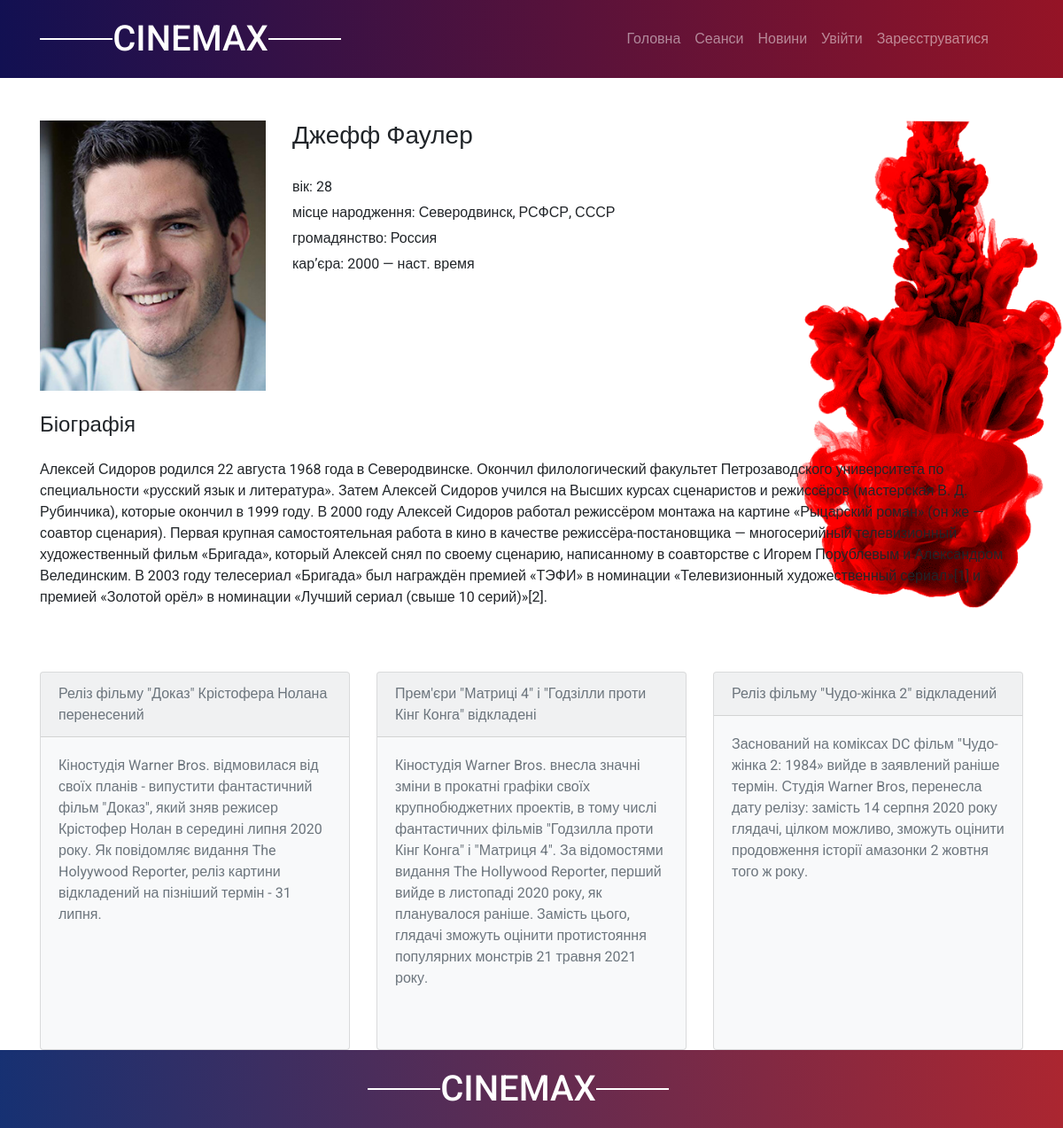
Page /actor/12/ on the committed database.
### app/models.py (models this page shows, shortened)
class TimeStampMixin(models.Model):
    created_at = models.DateTimeField(auto_now_add=True, null=True)
    updated_at = models.DateTimeField(auto_now=True, null=True)
    class Meta:
        abstract = True

class Actor(TimeStampMixin, models.Model ): # актеры и режисеры
    name = models.CharField(max_length = 150)
    age = models.PositiveSmallIntegerField("Возраст")
    birthplace = models.CharField(max_length = 300)
    citizenship = models.CharField(max_length = 150)
    career = models.CharField(max_length = 150)
    biography = models.TextField("Биография")
    image = models.ImageField(upload_to = 'actors/')
    draft = models.BooleanField(default=False)

### news/models.py (models this page shows, shortened)
class TimeStampMixin(models.Model):
    created_at = models.DateTimeField(auto_now_add=True, null=True)
    updated_at = models.DateTimeField(auto_now=True, null=True)
    class Meta:
        abstract = True

class ParseMovieInfo(TimeStampMixin, models.Model):
    title = models.CharField(max_length = 300)
    date = models.CharField(max_length = 50)
    short_describe = models.TextField()
    full_describe = models.TextField()
    liked = models.ManyToManyField(User, default = None, blank = True, related_name = 'liked')
    dislike = models.ManyToManyField(User, default = None, blank = True, related_name = 'dislike')
    url = models.SlugField(max_length = 300)

### app/views.py (the view)
# urls.py: path('actor/<int:pk>/', app_views.ActorDetailView.as_view(), name = "actor_detail" ),
class ActorDetailView(View):
    def get(self, request, pk):
        article = ParseMovieInfo.objects.order_by('-id').all()
        actor = Actor.objects.get(id=pk)
        context = {
            'actor': actor,
            'article': article,
        }
        return render(request, 'app_template/actor_detail.html', context)

### templates/app_template/actor_detail.html (shortened to what this page needs)
{% extends "base.html" %}
{% load static %}
{% block stylesheet %}
    <link rel="stylesheet" href="{% static 'css/actor.css' %}">
{% endblock %}
{% block content %}
    <div class="bg_detail">
        <div class="container mb-5">
            <div class="row mt-5 actor-info">
                <div class="col-md-3">
                    <img class="img-fluid " src="{{ actor.image.url }}" alt="poster">
                </div>
                <div class="col-md-9">
                    <h3>{{ actor.name }}</h3> <br>
                    <p>вік:  {{ actor.age }} <br></p>
                    <p>місце народження: {{ actor.birthplace }} <br></p>
                    <p>громадянство:  {{ actor.citizenship }} <br></p>
                    <p>кар’єра: {{ actor.career }} <br></p>
                </div>
            </div>
            <h4 class="my-4">Біографія</h4>
            {{ actor.biography }} <br>
        </div>
    </div>
    <div class="container">
        <div class="row mt-5">
            {% for news in article|slice:"3" %}
            <div class="col-12 mt-3 mt-md-0 col-md-4 mb-4">
                <div class="card my-4 bg-light h-100">
                    <div class="card-header">
                        <a class="text-muted" href="{% url 'news:news_detail' news.url %}">{{ news.title }}</a>
                    </div>
                    <div class="card-body text-muted news_content">
                        {{ news.short_describe }}
                    </div>
                </div>
            </div>
            {% endfor %}
        </div>
    </div>
{% endblock  %}

### static/css/actor.css (style rules this page uses)
.bg_detail { background-image: url('../img/1.png'); background-size: contain; background-repeat: no-repeat; background-position: right; }

### static/css/base.css (style rules this page uses)
h1,h2,h3,h4,h5,h6,p { padding: 0;margin: 0; }
p { margin: 5px 0; }
a { text-decoration: none; }
body { font-family: 'Roboto', sans-serif; }
.container { max-width: 1140px !important; }
@media (min-width: 1200px) { .container { max-width: 1140px; } }
@media (min-width: 992px) { .container { max-width: 960px; } }
@media (min-width: 768px) { .container { max-width: 720px; } }

### rows in the picture
Actor: image (picture), name "Джефф Фаулер", age "28", birthplace "Северодвинск, РСФСР, СССР", citizenship "Россия", career "2000 — наст. время", biography "Алексей Сидоров родился 22 августа 1968 года в Северодвинске. Окончил филологический факультет Петрозаводского университета по специальности «русский язык и литература». Затем Алексей Сидоров учился на Высших курсах сценаристов и режиссёров (мастерская В. Д. Рубинчика), которые окончил в 1999 году. В 2000 году Алексей Сидоров работал режиссёром монтажа на картине «Рыцарский роман» (он же — соавтор сценария). Первая крупная самостоятельная работа в кино в качестве режиссёра-постановщика — многосерийный телевизионный художественный фильм «Бригада», который Алексей снял по своему сценарию, написанному в соавторстве с Игорем Порублевым и Александром Велединским. В 2003 году телесериал «Бригада»…"
ParseMovieInfo: title "Реліз фільму \"Доказ\" Крістофера Нолана перенесений", short_describe "Кіностудія Warner Bros. відмовилася від своїх планів - випустити фантастичний фільм \"Доказ\", який зняв режисер Крістофер Нолан в середині липня 2020 року. Як повідомляє видання The Holyywood Reporter, реліз картини відкладений на пізніший термін - 31 липня."
ParseMovieInfo: title "Прем'єри \"Матриці 4\" і \"Годзілли проти Кінг Конга\" відкладені", short_describe "Кіностудія Warner Bros. внесла значні зміни в прокатні графіки своїх крупнобюджетних проектів, в тому числі фантастичних фільмів \"Годзилла проти Кінг Конга\" і \"Матриця 4\". За відомостями видання The Hollywood Reporter, перший вийде в листопаді 2020 року, як планувалося раніше. Замість цього, глядачі зможуть оцінити протистояння популярних монстрів 21 травня 2021 року."
ParseMovieInfo: title "Реліз фільму \"Чудо-жінка 2\" відкладений", short_describe "Заснований на коміксах DC фільм \"Чудо-жінка 2: 1984» вийде в заявлений раніше термін. Студія Warner Bros, перенесла дату релізу: замість 14 серпня 2020 року глядачі, цілком можливо, зможуть оцінити продовження історії амазонки 2 жовтня того ж року."
